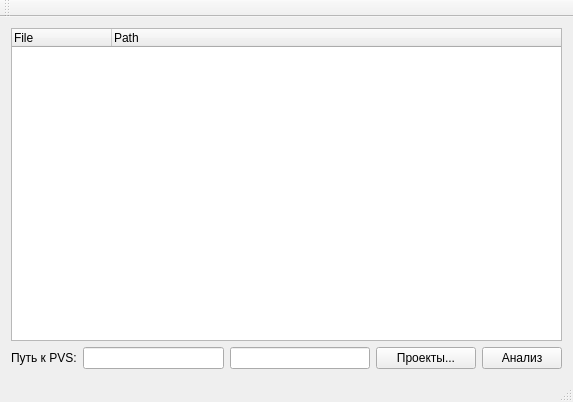
<?xml version="1.0" encoding="UTF-8"?>
<ui version="4.0">
 <class>QtReportCompare</class>
 <widget class="QMainWindow" name="QtReportCompare">
  <property name="geometry">
   <rect>
    <x>0</x>
    <y>0</y>
    <width>573</width>
    <height>402</height>
   </rect>
  </property>
  <property name="windowTitle">
   <string>QtWidgetsClass</string>
  </property>
  <widget class="QWidget" name="centralWidget">
   <layout class="QVBoxLayout" name="verticalLayout">
    <item>
     <widget class="QTreeWidget" name="treeWidget">
      <column>
       <property name="text">
        <string>File</string>
       </property>
      </column>
      <column>
       <property name="text">
        <string>Path</string>
       </property>
      </column>
     </widget>
    </item>
    <item>
     <widget class="QWidget" name="widget_2" native="true">
      <layout class="QHBoxLayout" name="horizontalLayout">
       <property name="leftMargin">
        <number>0</number>
       </property>
       <property name="topMargin">
        <number>0</number>
       </property>
       <property name="rightMargin">
        <number>0</number>
       </property>
       <property name="bottomMargin">
        <number>0</number>
       </property>
       <item>
        <widget class="QLabel" name="label">
         <property name="text">
          <string>Путь к PVS:</string>
         </property>
        </widget>
       </item>
       <item>
        <widget class="QLineEdit" name="pvsEdit"/>
       </item>
       <item>
        <widget class="QLineEdit" name="oldpvsEdit"/>
       </item>
       <item>
        <widget class="QPushButton" name="projectsBtn">
         <property name="minimumSize">
          <size>
           <width>100</width>
           <height>0</height>
          </size>
         </property>
         <property name="text">
          <string>Проекты...</string>
         </property>
        </widget>
       </item>
       <item>
        <widget class="QPushButton" name="analyzeBtn">
         <property name="text">
          <string>Анализ</string>
         </property>
        </widget>
       </item>
      </layout>
     </widget>
    </item>
   </layout>
  </widget>
  <widget class="QMenuBar" name="menuBar">
   <property name="geometry">
    <rect>
     <x>0</x>
     <y>0</y>
     <width>573</width>
     <height>22</height>
    </rect>
   </property>
  </widget>
  <widget class="QToolBar" name="mainToolBar">
   <attribute name="toolBarArea">
    <enum>TopToolBarArea</enum>
   </attribute>
   <attribute name="toolBarBreak">
    <bool>false</bool>
   </attribute>
  </widget>
  <widget class="QStatusBar" name="statusBar"/>
 </widget>
 <layoutdefault spacing="6" margin="11"/>
 <resources/>
 <connections>
  <connection>
   <sender>projectsBtn</sender>
   <signal>clicked()</signal>
   <receiver>QtReportCompare</receiver>
   <slot>chooseBtn_onclick()</slot>
   <hints>
    <hint type="sourcelabel">
     <x>498</x>
     <y>358</y>
    </hint>
    <hint type="destinationlabel">
     <x>400</x>
     <y>-14</y>
    </hint>
   </hints>
  </connection>
  <connection>
   <sender>analyzeBtn</sender>
   <signal>clicked()</signal>
   <receiver>QtReportCompare</receiver>
   <slot>analyze()</slot>
   <hints>
    <hint type="sourcelabel">
     <x>527</x>
     <y>332</y>
    </hint>
    <hint type="destinationlabel">
     <x>362</x>
     <y>-2</y>
    </hint>
   </hints>
  </connection>
 </connections>
 <slots>
  <slot>chooseBtn_onclick()</slot>
  <slot>analyze()</slot>
 </slots>
</ui>
